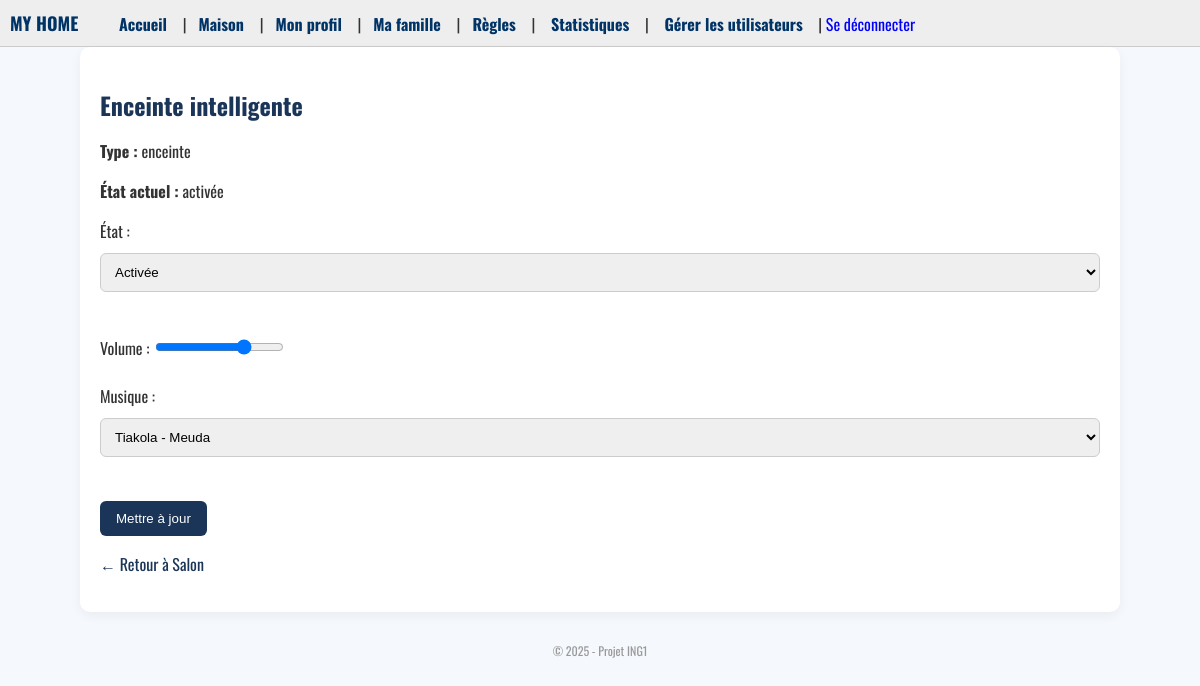
/objet/42/ (signed in), run on an earlier commit of the app's database.
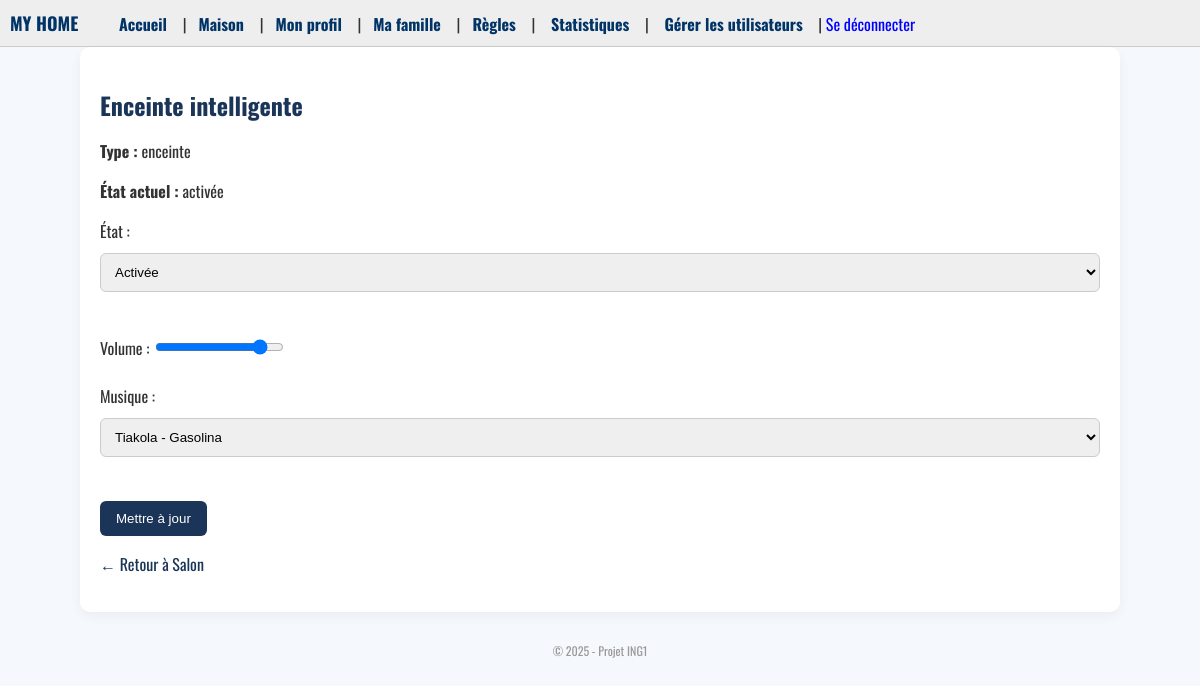
And on a later commit of the database.
### objets/models.py (models this page shows, shortened)
class ObjetConnecte(models.Model):
    nom = models.CharField(max_length=100)
    type_objet = models.CharField(max_length=100)
    etat = models.CharField(max_length=100, default="éteint")
    piece = models.ForeignKey(Piece, related_name="objets", on_delete=models.CASCADE)
    intensite = models.PositiveIntegerField(null=True, blank=True)  # lumière
    couleur = models.CharField(max_length=20, null=True, blank=True)
    volume = models.PositiveIntegerField(null=True, blank=True)  # enceinte
    musique = models.CharField(max_length=100, null=True, blank=True)
    temperature = models.FloatField(null=True, blank=True)  # thermostat, sèche-serviette
    mode = models.CharField(max_length=50, null=True, blank=True)  # thermostat, lit
    position = models.CharField(max_length=20, null=True, blank=True)  # volet, parasol, lit
    consommation_eau = models.FloatField(null=True, blank=True)  # capteur d'eau
    restreint_enfant = models.BooleanField(default=False)
    controle_parent_uniquement = models.BooleanField(default=False)
    date_derniere_interaction = models.DateTimeField(null=True, blank=True)

class Piece(models.Model):
    nom = models.CharField(max_length=100)

### objets/views.py (the view, shortened to what this page needs)
# urls.py: path('objet/<int:id>/', voir_objet, name='voir_objet'),
@login_required
def voir_objet(request, id):
    objet = get_object_or_404(ObjetConnecte, id=id)
    user = request.user
    if user.niveau not in ["intermédiaire", "avancé", "expert"]:
        return render(request, 'erreur.html', {'message': "Accès aux objets réservé à partir du niveau intermédiaire."})
    if user.age and user.age < 15 and objet.restreint_enfant:
        return render(request, 'erreur.html', {'message': "Accès interdit (objet restreint aux enfants)."})
    if user.type_membre != "parent" and objet.controle_parent_uniquement:
        return render(request, 'erreur.html', {'message': "Accès réservé aux parents."})
    return render(request, 'objet.html', {'objet': objet})

### templates/objet.html (shortened to what this page needs)
{% extends 'base.html' %}
{% block content %}
<h2>{{ objet.nom }}</h2>
<p><strong>Type :</strong> {{ objet.type_objet }}</p>
<p><strong>État actuel :</strong> {{ objet.etat }}</p>
<form method="post">
  {% if objet.type_objet in "téléviseur grille-pain réfrigérateur miroir douche détecteur de fumée" %}
    <label>État :</label>
    <select name="etat">
      <option value="allumé" {% if objet.etat == 'allumé' %}selected{% endif %}>Allumé</option>
      <option value="éteint" {% if objet.etat == 'éteint' %}selected{% endif %}>Éteint</option>
    </select><br><br>
  {% elif objet.type_objet == "enceinte" %}
    <label>État :</label>
    <select name="etat">
      <option value="activée" {% if objet.etat == 'activée' %}selected{% endif %}>Activée</option>
    </select><br><br>
    <label>Volume :</label>
    <input type="range" name="volume" min="0" max="100" value="{{ objet.volume|default:50 }}"><br><br>
    <label>Musique :</label>
    <select name="musique">
      <option value="Tiakola - Meuda" {% if objet.musique == 'Tiakola - Meuda' %}selected{% endif %}>Tiakola - Meuda</option>
      <option value="Tiakola - Gasolina" {% if objet.musique == 'Tiakola - Gasolina' %}selected{% endif %}>Tiakola - Gasolina</option>
    </select><br><br>
  {% elif objet.type_objet == "clé wifi" %}
    <label>État :</label>
    <select name="etat">
      <option value="activée" {% if objet.etat == 'activée' %}selected{% endif %}>Activée</option>
      <option value="désactivée" {% if objet.etat == 'désactivée' %}selected{% endif %}>Désactivée</option>
    </select><br><br>
  {% elif objet.type_objet == "capteur d’eau" %}
    <label>Consommation actuelle (L) :</label>
    <input type="number" name="consommation_eau" value="{{ objet.consommation_eau }}"><br><br>
  {% endif %}
  <button type="submit">Mettre à jour</button>
</form>
<p><a href="{% url 'voir_piece' objet.piece.id %}">← Retour à {{ objet.piece.nom }}</a></p>
{% endblock %}

What changed in the data, as far as the page shows it:
changed ObjetConnecte "Enceinte intelligente": volume "72" → "86"; musique "Tiakola - Meuda" → "Tiakola - Gasolina"
